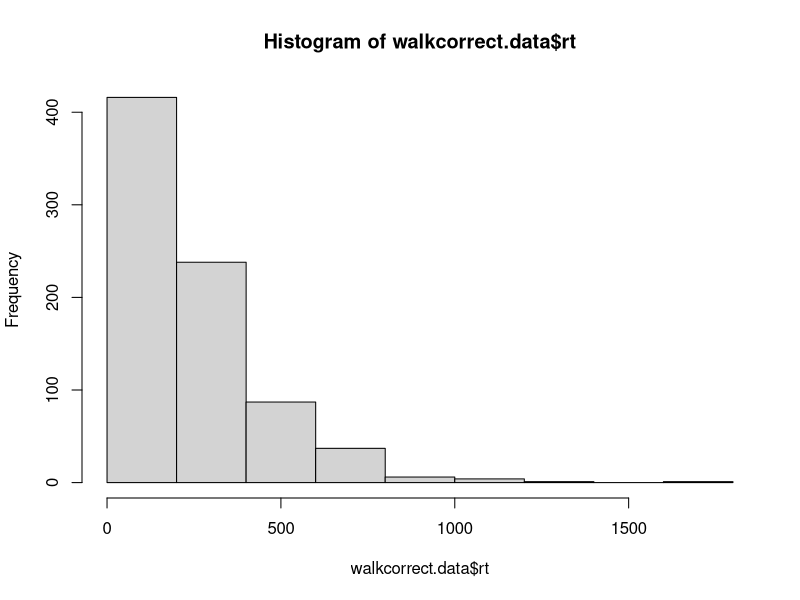
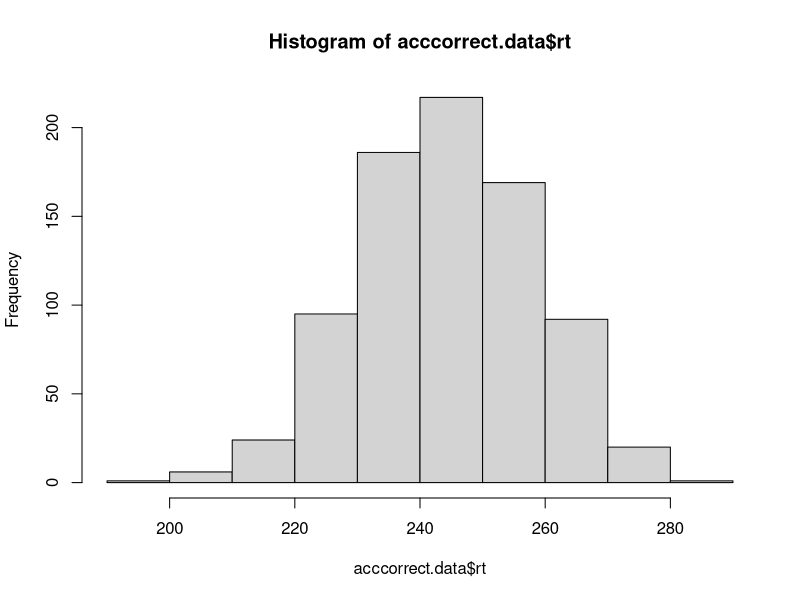

Write the R code that produced these figures, in order.
# model selection ####

# suppose we have data from an experiment like this:
# mean RT correct = 250ms
# mean RT incorrect = 246ms
# accuracy = 0.80

# try to fit this data with both models by adjusting the parameters of the model
# HINT: you can speed up your parameter search by using a small number of samples
# initially, and then increasing the samples as you get closer to a viable set
# of parameters.
# 2nd HINT: Don't adjust the sdrw parameter of the random.walk.model or the criterion
# paramter of the accumulator model.

# You don't need to get a perfect match. Just get in the ballpark. 

# RANDOM WALK MODEL!!!!!!! ####
random.walk.model <-
  function(samples, drift = 0.0125, sdrw = 0.3, criterion = 4.921) {
    theNumber <- 0
    howMany <- 0
    accuracy.array <- numeric()
    rt.array <- numeric()
    
    # repeat for number of samples
    for (i in 1:samples) {
      theNumber <- 0 # start walk at 0
      howMany <- 0 # start counter at 0
      
      # one sample
      while ((theNumber <= criterion) && (theNumber >= (0 - criterion))) {
        theNumber <- (theNumber + rnorm(1, mean = drift, sd = sdrw)) # add to "theNumber," to keep track of walk
        howMany <- (howMany + 1) # increment counter by 1
      }
      
      # output correct or not
      if(theNumber >= criterion) {
        accuracy.array[i] <- TRUE
      }
      else {
        accuracy.array[i] <- FALSE
      }
      
      # output how many
      rt.array[i] <- howMany
    }
    
    output <- data.frame(correct = accuracy.array,
                         rt = rt.array)
    
    return(output)
  }

# test the model ####
library(dplyr)
randomwalk.test <- random.walk.model(1000)

sum(randomwalk.test$correct) / length(randomwalk.test$correct) # should be close to 0.5
mean(randomwalk.test$rt) # should be about 112

walkcorrect.data <- randomwalk.test %>% filter(correct == TRUE)
walkincorrect.data <- randomwalk.test %>% filter(correct == FALSE)
mean(walkcorrect.data$rt) # correct mean
mean(walkincorrect.data$rt) # incorrect mean

#ACCUMULATOR MODEL!!!!!!! ####
accumulator.model <- function(samples, rate.1=82.5, rate.2=89, criterion=3){
  theNumber.1 <- 0 # accumulator 1
  theNumber.2 <- 0 # accumulator 2
  howMany <- 0 # number of samples
  
  # initialize arrays
  accuracy.array <- numeric()
  rt.array <- numeric()
  
  # repeat for number of samples
  for (i in 1:samples) {
    theNumber.1 <- 0 # start walk.1 at 0
    theNumber.2 <- 0 # start walk.1 at 0
    howMany <- 0 # start counter at 0
    
    # one sample
    while ((theNumber.1 <= criterion) && (theNumber.2 <= criterion)) {
      theNumber.1 <- (theNumber.1 + rexp(1, rate.1)) # add to "theNumber.1," to keep track of walk
      theNumber.2 <- (theNumber.2 + rexp(1, rate.2)) # add to "theNumber.1," to keep track of walk
      howMany <- (howMany + 1) # increment counter by 1
    }
    
    # output correct or not
    if(theNumber.1 >= criterion || theNumber.1 >= theNumber.2) {
      accuracy.array[i] <- TRUE
    }
    else {
      accuracy.array[i] <- FALSE
    }
    
    # output how many
    rt.array[i] <- howMany
  }
  
  output <- data.frame(
    correct = accuracy.array,
    rt = rt.array
  )
  
  return(output)
}

# test the model ####
acc.test <- accumulator.model(1000)
acccorrect.data <- acc.test %>% filter(correct == TRUE)
accincorrect.data <- acc.test %>% filter(correct == FALSE)
# MEAN: should be close to 0.8
sum(acc.test$correct) / length(acc.test$correct)
# correct mean
mean(acccorrect.data$rt)
# incorrect mean
mean(accincorrect.data$rt)



# QUESTIONS ####
# Can both models do a reasonable job of accounting for the mean RT and accuracy? Report the
# results of your efforts:

#---------------------------
# Yes. both models can get pretty close. The accumulator model doesn't seem to be able to
# have the correct mean be greater than the incorrect mean while having accuracy at 80%. The correct
# and incorrect designations are arbitrary though, and we should be able to switch the correct and
# and incorrect outputs to get the desired results.
# There's always some variability in the samples though.
#---------------------------

# Using the parameters that you found above, plot histograms of the distribution of RTs
# predicted by each model. Based on these distributions, what kind of information could
# we use to evaluate which model is a better descriptor of the data for the experiment?
# Describe briefly how you might make this evaluation.

hist(walkcorrect.data$rt)
hist(acccorrect.data$rt)

#---------------------------
# The accumulator model should be a better descriptor because it's less skewed, and more like a
# normal distribution.
#---------------------------